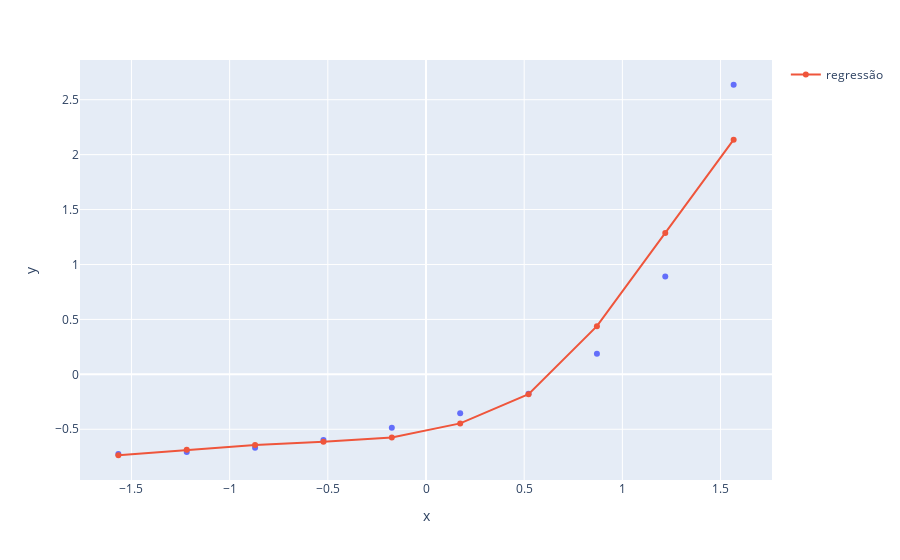

Notebook code for this chart:
### Code cell
grafico = px.scatter(x= x_plano_saude_2_scaler.ravel(), y= y_plano_saude_2_scaler.ravel())
grafico.add_scatter(x= x_plano_saude_2_scaler.ravel(), y= regressor_rna_saude.predict(x_plano_saude_2_scaler), name= 'regressão')
grafico.show()

### Figure 1 — Plotly figure (JSON) as saved in the notebook; plotly's stock layout.template omitted (floating-point values rounded to 4 significant figures)
{"data": [{"hovertemplate": "x=%{x}<br>y=%{y}<extra></extra>", "legendgroup": "", "marker": {"color": "#636efa", "symbol": "circle"}, "mode": "markers", "name": "", "orientation": "v", "showlegend": false, "type": "scatter", "x": [-1.567, -1.219, -0.8704, -0.5222, -0.1741, 0.1741, 0.5222, 0.8704, 1.219, 1.567], "xaxis": "x", "y": [-0.724, -0.7066, -0.6682, -0.5984, -0.4867, -0.3542, -0.1762, 0.1867, 0.8915, 2.636], "yaxis": "y"}, {"name": "regressão", "type": "scatter", "x": [-1.567, -1.219, -0.8704, -0.5222, -0.1741, 0.1741, 0.5222, 0.8704, 1.219, 1.567], "y": [-0.7364, -0.6871, -0.643, -0.6134, -0.5748, -0.4465, -0.1804, 0.4387, 1.288, 2.137]}], "layout": {"legend": {"tracegroupgap": 0}, "margin": {"t": 60}, "xaxis": {"anchor": "y", "domain": [0, 1], "title": {"text": "x"}}, "yaxis": {"anchor": "x", "domain": [0, 1], "title": {"text": "y"}}}}
